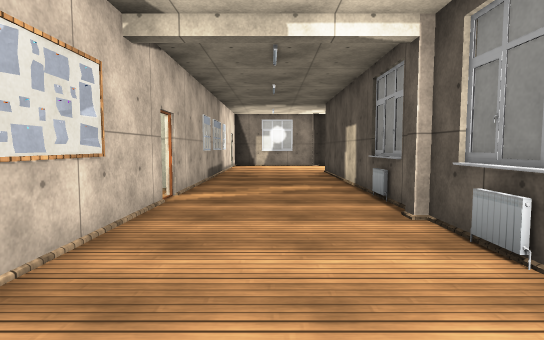
[1] (above)

17 first-person views from a walk through a Unity game level. The camera is 1.2 m above the floor, tilts 4° down and sees 80° across. The floor is counted in squares, 1 m on a side. Each view is taken from the middle of a square. On the plan, view 1 faces up. The plan holds only what a view shows up to about 14 squares ahead; the rest is blank. The place goes on beyond the plan. The player is left out. Door leaves are left out, so doorways stand open. Some surface patterns are stand-ins.

[2]
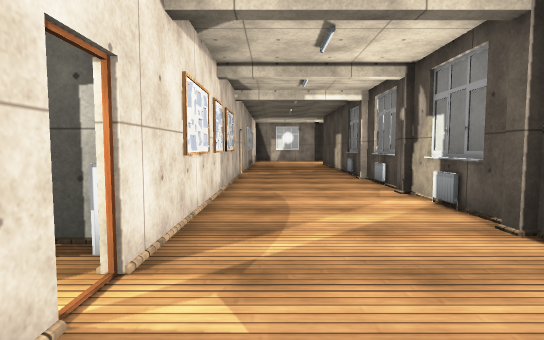

[3]
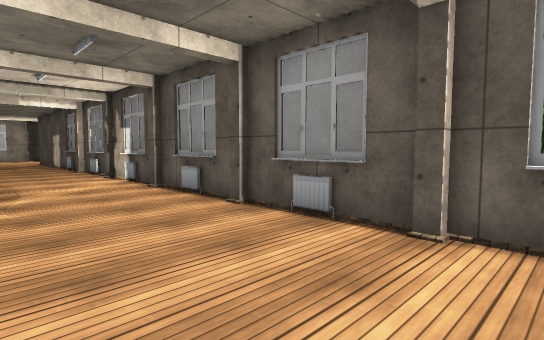

[4]
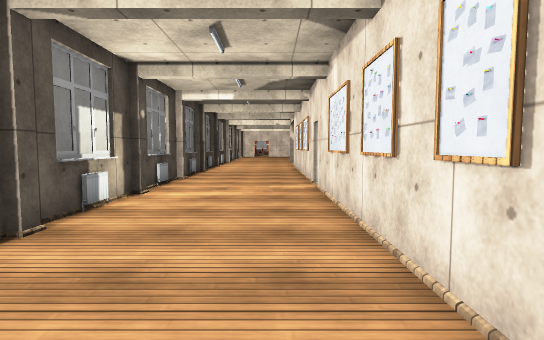

[5]
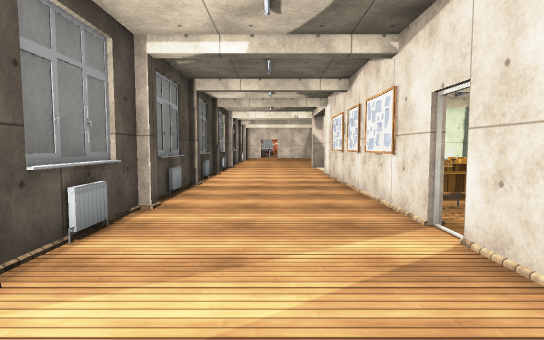

[6]
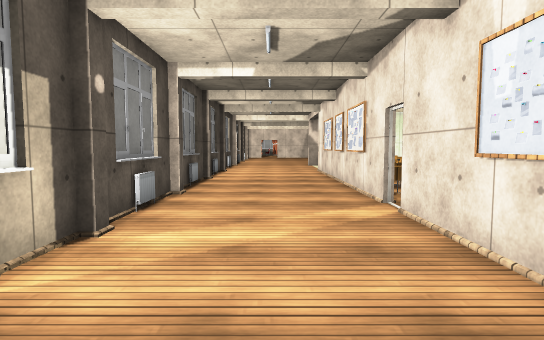

[7]
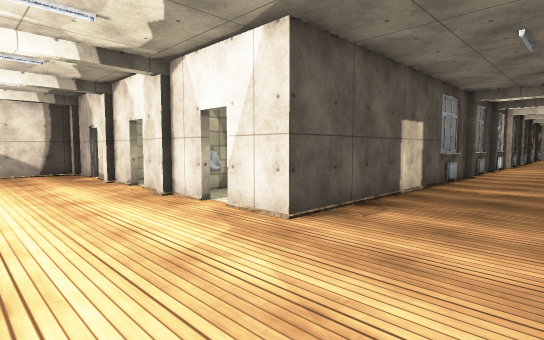

[8]
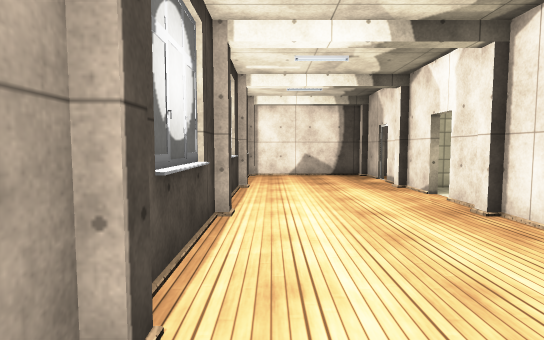

[9]
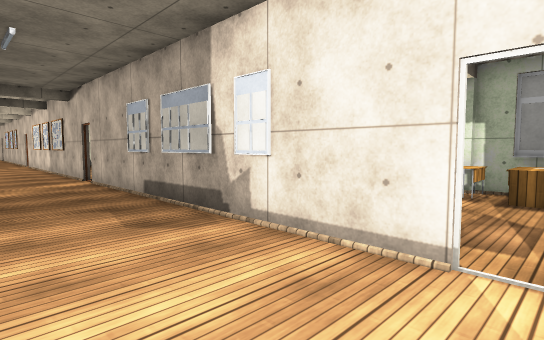

[10]
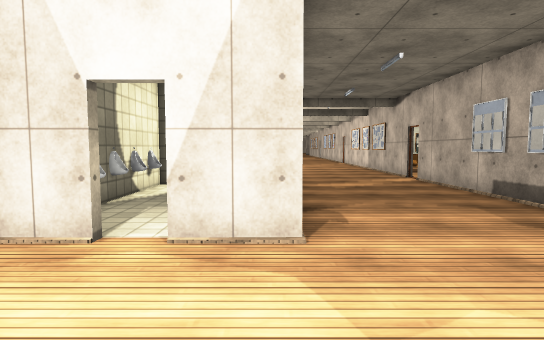

[11]
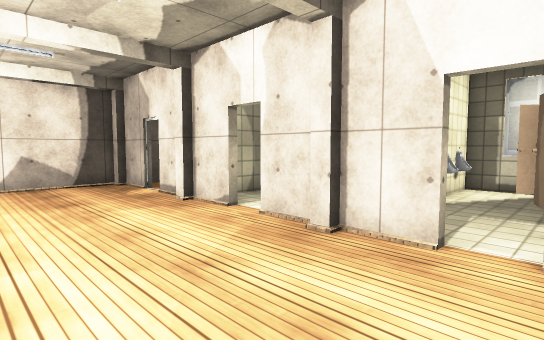

[12]
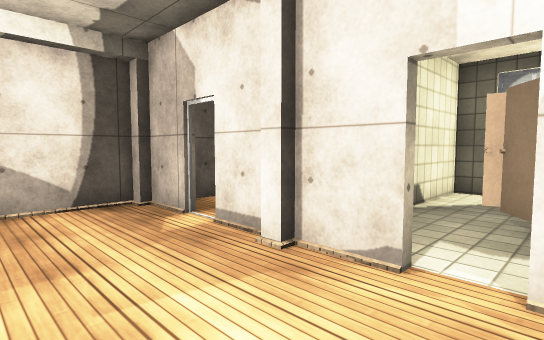

[13]
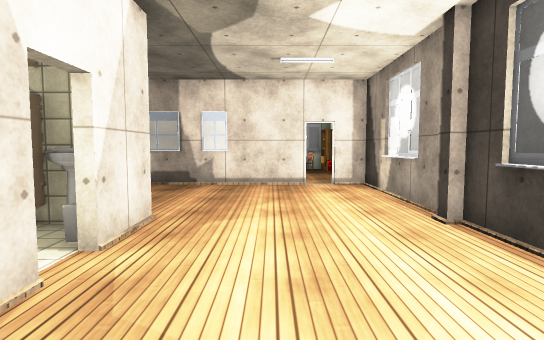

[14]
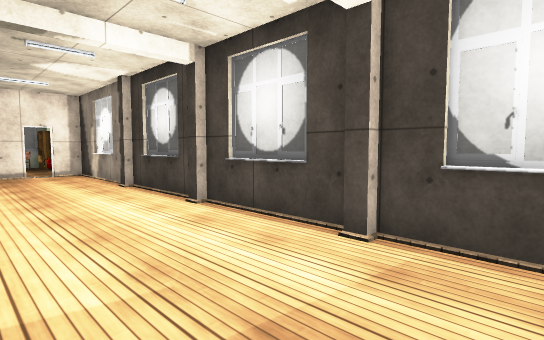

[15]
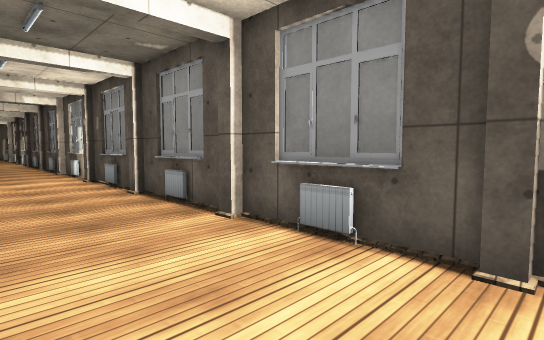

[16]
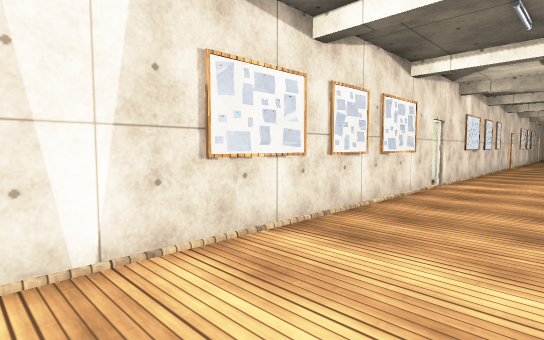

[17]
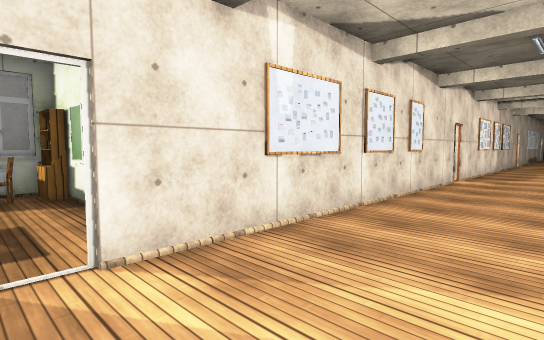

### Floor plan
Points are (right, up) in squares from view 1. A wall is a line through its corners. A room is listed if a view was taken in it or the views show most of it. See-through windows are left out.
Room 1 (views 1, 2, 3, 4, 5, 6, 7, 8, 9, 10, 11, 12, 13, 14, 15, 16, 17)
walls: (2.4, 1.2) (2.4, 1.7); (2.6, 2.2) (2.6, 5.4); (2.6, -2) (2.6, 1.4); (2.4, -2.8) (2.4, -2.3); (2.4, 5.2) (2.4, 5.7); (2.6, 5.6) (2.6, 9.6); (-2.4, -4.9) (-2.4, -16.1); (-2.4, 7.1) (-2.4, -4.1); (2.6, -6) (2.6, -2.6); (2.4, -6.8) (2.4, -6.3); (-2.4, 9.6) (-2.4, 7.9); (5.4, 9.6) (6.6, 9.6); (2.6, -10.4) (2.6, -6.6); (2.4, -10.8) (2.4, -10.3); (10.6, 9.6) (10.6, 15.2); (2.6, 15.5) (2.6, 16) (3.6, 16); (2.6, -14.4) (2.6, -10.6); (5.2, 16) (6.6, 16); (2.4, -14.8) (2.4, -14.3); (6.5, 16.2) (7, 16.2); (9.2, 16) (10.6, 16); (10.5, 16.2) (11, 16.2); (11.1, 16) (12.4, 16); (-2.4, -16.9) (-2.4, -23.6); (-2.4, 19.1) (-2.4, 13.4); (13.1, 16) (14.6, 16); (2.6, -18.4) (2.6, -14.6); (2.4, -18.8) (2.4, -18.3); (3, 20.8) (2.5, 20.8); (2.6, 21) (-2.4, 21) (-2.4, 19.9); (15, 16.2) (15, 20.8); (7, 20.8) (6.5, 20.8); (6.6, 21) (2.9, 21); (11, 20.8) (10.5, 20.8); (10.6, 21) (6.9, 21); (12.8, 21) (10.9, 21); (2.6, -22.4) (2.6, -18.6); (2.4, -22.8) (2.4, -22.3); (2.6, -26.4) (2.6, -22.6); (2.4, -26.8) (2.4, -26.3)
ways out: open door at (-2.5, -16.5); open door at (-2.5, -4.5); open door at (-2.5, 7.5); open door at (-2.5, 19.5); open door at (4, 17); open door at (5, 16); open door at (8, 17); open door at (9, 16); open door at (12.5, 16); open door at (14.6, 17.8)
objects: other object (-5, -24) to (-5, -23); radiator (2, -24); radiator (2, -20); radiator (2, -16); radiator (2, -12); radiator (2, -8); radiator (2, -4); radiator (2, 0); radiator (2, 4); radiator (2, 8); other object (3, 15); other object (5, 12); other object (5, 14); other object (6, 10); other object (6, 11) to (6, 12); other object (6, 13); other object (6, 14); other object (6, 15); other object (9, 12) to (9, 14)

Where each view was taken, in squares from view 1:
view 1: 0 up, 0 right, facing up
view 2: 7 down, 1 left, facing up
view 3: 12 down, 2 left, facing up-right
view 4: 6 down, 1 left, facing down
view 5: 12 down, 0 right, facing down
view 6: 10 down, 0 right, facing down
view 7: 20 up, 1 left, facing down-right
view 8: 20 up, 1 right, facing right
view 9: 20 up, 1 right, facing down-left
view 10: 20 up, 3 right, facing down
view 11: 20 up, 4 right, facing down-right
view 12: 19 up, 8 right, facing down-right
view 13: 18 up, 8 right, facing left
view 14: 17 up, 13 right, facing up-left
view 15: 27 down, 1 left, facing up-right
view 16: 27 down, 1 right, facing up-left
view 17: 17 down, 1 right, facing up-left
